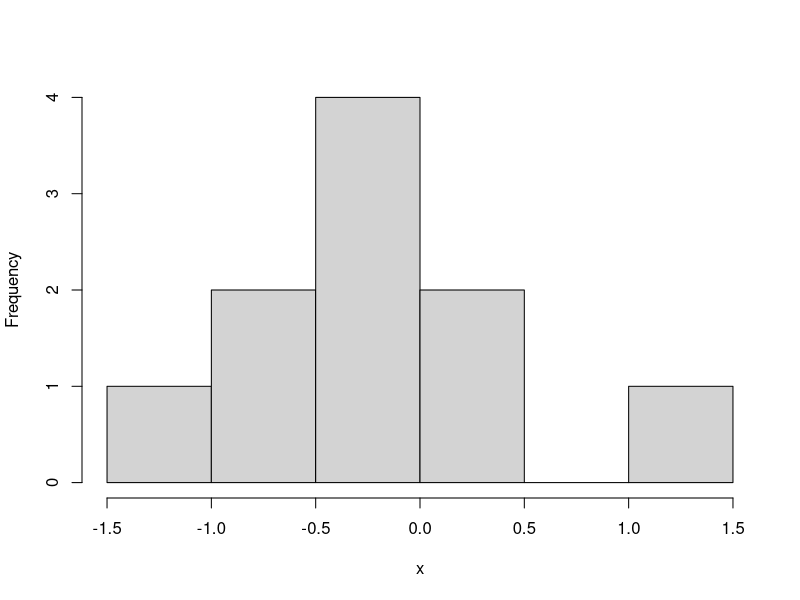
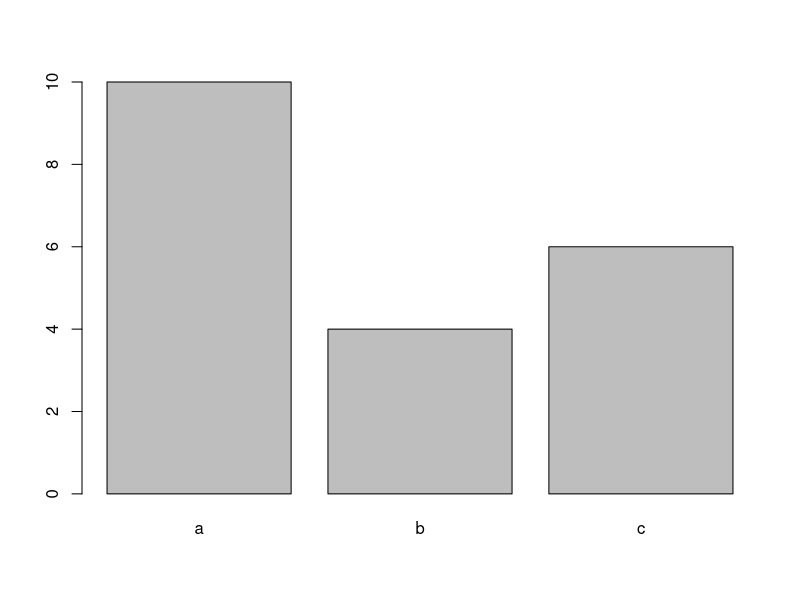
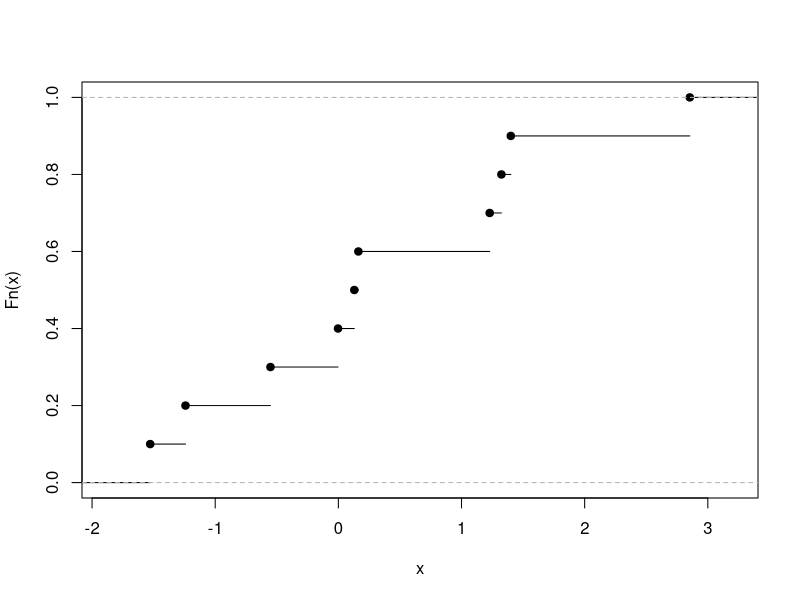

These charts were generated, in order, by the following R code:
## ---- chunk 1
s <- "My grandmother started walking five miles a day 
when she was sixty. She's ninety-seven now, 
and we don't know where the hell she is."
nchar(s)
x <- 2*pi
cos(x)
## ---- chunk 2
a <- 1:5
x <- letters[1:10]
x[-(2:3)]
## ---- chunk 3
A <- matrix(0, 2, 2)
B <- matrix(c("un","deux","trois","quatre"), 2, 2)
A[1,]
B[2,2]
## ---- chunk 4
D <- data.frame(a=1:10, b=letters[1:10], cos=cos(2*pi*1:10))
D[1:2,2:3]
D$a[3]
D[[1]]
## ---- chunk 5
L <- list(1:10, b=3, f=cos, char=letters[5:7])
names(L)
## ---- chunk 6
hist(rnorm(10), xlab="x", main="")
## ---- chunk 7
barplot(c(a=10,b=4,c=6))
## ---- chunk 8
plot(ecdf(rnorm(10)), xlab="x", main="")
